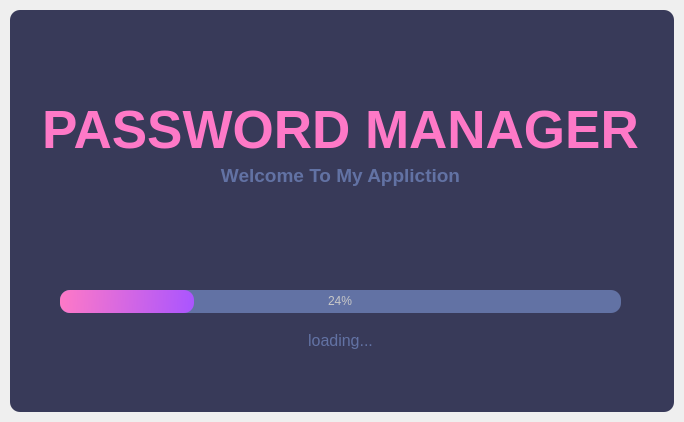
<?xml version="1.0" encoding="UTF-8"?>
<ui version="4.0">
 <class>SplashScreen</class>
 <widget class="QMainWindow" name="SplashScreen">
  <property name="geometry">
   <rect>
    <x>0</x>
    <y>0</y>
    <width>684</width>
    <height>422</height>
   </rect>
  </property>
  <property name="windowTitle">
   <string>MainWindow</string>
  </property>
  <widget class="QWidget" name="centralwidget">
   <layout class="QVBoxLayout" name="verticalLayout">
    <property name="spacing">
     <number>0</number>
    </property>
    <property name="leftMargin">
     <number>10</number>
    </property>
    <property name="topMargin">
     <number>10</number>
    </property>
    <property name="rightMargin">
     <number>10</number>
    </property>
    <property name="bottomMargin">
     <number>10</number>
    </property>
    <item>
     <widget class="QFrame" name="dropShadowFrame">
      <property name="styleSheet">
       <string notr="true">QFrame {	
	background-color: rgb(56, 58, 89);	
	color: rgb(220, 220, 220);
	border-radius: 10px;
}</string>
      </property>
      <property name="frameShape">
       <enum>QFrame::StyledPanel</enum>
      </property>
      <property name="frameShadow">
       <enum>QFrame::Raised</enum>
      </property>
      <widget class="QLabel" name="label_title">
       <property name="geometry">
        <rect>
         <x>0</x>
         <y>90</y>
         <width>661</width>
         <height>61</height>
        </rect>
       </property>
       <property name="font">
        <font>
         <family>Segoe UI</family>
         <pointsize>40</pointsize>
        </font>
       </property>
       <property name="styleSheet">
        <string notr="true">color: rgb(254, 121, 199);</string>
       </property>
       <property name="text">
        <string>&lt;html&gt;&lt;head/&gt;&lt;body&gt;&lt;p&gt;&lt;span style=&quot; font-weight:600;&quot;&gt;PASSWORD MANAGER&lt;/span&gt;&lt;/p&gt;&lt;/body&gt;&lt;/html&gt;</string>
       </property>
       <property name="alignment">
        <set>Qt::AlignCenter</set>
       </property>
      </widget>
      <widget class="QLabel" name="label_description">
       <property name="geometry">
        <rect>
         <x>0</x>
         <y>150</y>
         <width>661</width>
         <height>31</height>
        </rect>
       </property>
       <property name="font">
        <font>
         <family>Segoe UI</family>
         <pointsize>14</pointsize>
        </font>
       </property>
       <property name="styleSheet">
        <string notr="true">color: rgb(98, 114, 164);</string>
       </property>
       <property name="text">
        <string>&lt;html&gt;&lt;head/&gt;&lt;body&gt;&lt;p&gt;&lt;span style=&quot; font-weight:600;&quot;&gt;Welcome To My Appliction&lt;/span&gt;&lt;/p&gt;&lt;/body&gt;&lt;/html&gt;</string>
       </property>
       <property name="alignment">
        <set>Qt::AlignCenter</set>
       </property>
      </widget>
      <widget class="QProgressBar" name="progressBar">
       <property name="geometry">
        <rect>
         <x>50</x>
         <y>280</y>
         <width>561</width>
         <height>23</height>
        </rect>
       </property>
       <property name="styleSheet">
        <string notr="true">QProgressBar {
	
	background-color: rgb(98, 114, 164);
	color: rgb(200, 200, 200);
	border-style: none;
	border-radius: 10px;
	text-align: center;
}
QProgressBar::chunk{
	border-radius: 10px;
	background-color: qlineargradient(spread:pad, x1:0, y1:0.511364, x2:1, y2:0.523, stop:0 rgba(254, 121, 199, 255), stop:1 rgba(170, 85, 255, 255));
}</string>
       </property>
       <property name="value">
        <number>24</number>
       </property>
      </widget>
      <widget class="QLabel" name="label_loading">
       <property name="geometry">
        <rect>
         <x>0</x>
         <y>320</y>
         <width>661</width>
         <height>21</height>
        </rect>
       </property>
       <property name="font">
        <font>
         <family>Segoe UI</family>
         <pointsize>12</pointsize>
        </font>
       </property>
       <property name="styleSheet">
        <string notr="true">color: rgb(98, 114, 164);</string>
       </property>
       <property name="text">
        <string>loading...</string>
       </property>
       <property name="alignment">
        <set>Qt::AlignCenter</set>
       </property>
      </widget>
     </widget>
    </item>
   </layout>
  </widget>
 </widget>
 <resources/>
 <connections/>
</ui>
